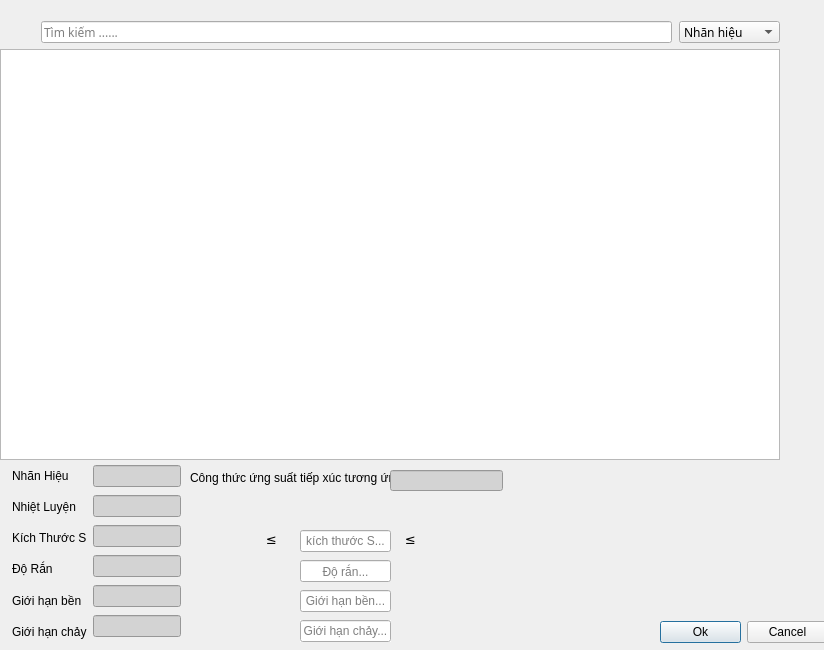
<?xml version="1.0" encoding="UTF-8"?>
<ui version="4.0">
 <class>Data_table</class>
 <widget class="QDialog" name="Data_table">
  <property name="geometry">
   <rect>
    <x>0</x>
    <y>0</y>
    <width>824</width>
    <height>650</height>
   </rect>
  </property>
  <property name="windowTitle">
   <string>Dialog</string>
  </property>
  <widget class="QTableView" name="tableView">
   <property name="geometry">
    <rect>
     <x>0</x>
     <y>49</y>
     <width>780</width>
     <height>411</height>
    </rect>
   </property>
   <property name="maximumSize">
    <size>
     <width>780</width>
     <height>420</height>
    </size>
   </property>
   <property name="font">
    <font>
     <family>Tahoma</family>
    </font>
   </property>
   <property name="cursor" stdset="0">
    <cursorShape>PointingHandCursor</cursorShape>
   </property>
   <property name="editTriggers">
    <set>QAbstractItemView::AnyKeyPressed|QAbstractItemView::EditKeyPressed</set>
   </property>
  </widget>
  <widget class="QWidget" name="layoutWidget">
   <property name="geometry">
    <rect>
     <x>12</x>
     <y>463</y>
     <width>169</width>
     <height>181</height>
    </rect>
   </property>
   <layout class="QHBoxLayout" name="horizontalLayout_2">
    <item>
     <layout class="QVBoxLayout" name="verticalLayout">
      <item>
       <widget class="QLabel" name="label_2">
        <property name="text">
         <string>Nhãn Hiệu</string>
        </property>
       </widget>
      </item>
      <item>
       <widget class="QLabel" name="label_3">
        <property name="text">
         <string>Nhiệt Luyện</string>
        </property>
       </widget>
      </item>
      <item>
       <widget class="QLabel" name="label_4">
        <property name="text">
         <string>Kích Thước S</string>
        </property>
       </widget>
      </item>
      <item>
       <widget class="QLabel" name="label_7">
        <property name="text">
         <string>Độ Rắn</string>
        </property>
       </widget>
      </item>
      <item>
       <widget class="QLabel" name="label_5">
        <property name="text">
         <string>Giới hạn bền</string>
        </property>
       </widget>
      </item>
      <item>
       <widget class="QLabel" name="label_6">
        <property name="text">
         <string>Giới hạn chảy</string>
        </property>
       </widget>
      </item>
     </layout>
    </item>
    <item>
     <layout class="QVBoxLayout" name="verticalLayout_4">
      <item>
       <widget class="QLineEdit" name="Nhan_Hieu">
        <property name="styleSheet">
         <string notr="true">background:  lightgrey</string>
        </property>
        <property name="text">
         <string/>
        </property>
        <property name="echoMode">
         <enum>QLineEdit::Normal</enum>
        </property>
        <property name="readOnly">
         <bool>true</bool>
        </property>
       </widget>
      </item>
      <item>
       <widget class="QLineEdit" name="Nhiet_luyen">
        <property name="styleSheet">
         <string notr="true">background:  lightgrey</string>
        </property>
        <property name="readOnly">
         <bool>true</bool>
        </property>
       </widget>
      </item>
      <item>
       <widget class="QLineEdit" name="Kich_Thuoc">
        <property name="styleSheet">
         <string notr="true">background:  lightgrey</string>
        </property>
        <property name="readOnly">
         <bool>true</bool>
        </property>
       </widget>
      </item>
      <item>
       <widget class="QLineEdit" name="Gioi_han_chay_3">
        <property name="styleSheet">
         <string notr="true">background:  lightgrey</string>
        </property>
        <property name="readOnly">
         <bool>true</bool>
        </property>
       </widget>
      </item>
      <item>
       <widget class="QLineEdit" name="Do_Ran_2">
        <property name="styleSheet">
         <string notr="true">background:  lightgrey</string>
        </property>
        <property name="readOnly">
         <bool>true</bool>
        </property>
       </widget>
      </item>
      <item>
       <widget class="QLineEdit" name="Gioi_han_ben_3">
        <property name="styleSheet">
         <string notr="true">background:  lightgrey</string>
        </property>
        <property name="readOnly">
         <bool>true</bool>
        </property>
       </widget>
      </item>
     </layout>
    </item>
   </layout>
  </widget>
  <widget class="QWidget" name="layoutWidget">
   <property name="geometry">
    <rect>
     <x>660</x>
     <y>620</y>
     <width>168</width>
     <height>24</height>
    </rect>
   </property>
   <layout class="QHBoxLayout" name="horizontalLayout_3">
    <item>
     <widget class="QPushButton" name="pushButton">
      <property name="font">
       <font>
        <family>MS Shell Dlg 2</family>
       </font>
      </property>
      <property name="text">
       <string>Ok</string>
      </property>
     </widget>
    </item>
    <item>
     <widget class="QPushButton" name="pushButton_2">
      <property name="text">
       <string>Cancel</string>
      </property>
     </widget>
    </item>
   </layout>
  </widget>
  <widget class="QLineEdit" name="Do_Ran">
   <property name="geometry">
    <rect>
     <x>300</x>
     <y>560</y>
     <width>91</width>
     <height>22</height>
    </rect>
   </property>
   <property name="text">
    <string/>
   </property>
   <property name="echoMode">
    <enum>QLineEdit::Normal</enum>
   </property>
   <property name="alignment">
    <set>Qt::AlignCenter</set>
   </property>
   <property name="placeholderText">
    <string>Độ rắn...</string>
   </property>
  </widget>
  <widget class="QLineEdit" name="kich_thuoc">
   <property name="geometry">
    <rect>
     <x>300</x>
     <y>530</y>
     <width>91</width>
     <height>22</height>
    </rect>
   </property>
   <property name="layoutDirection">
    <enum>Qt::LeftToRight</enum>
   </property>
   <property name="echoMode">
    <enum>QLineEdit::Normal</enum>
   </property>
   <property name="alignment">
    <set>Qt::AlignCenter</set>
   </property>
   <property name="placeholderText">
    <string>kích thước S...</string>
   </property>
  </widget>
  <widget class="QLineEdit" name="Gioi_han_chay_2">
   <property name="geometry">
    <rect>
     <x>300</x>
     <y>620</y>
     <width>91</width>
     <height>22</height>
    </rect>
   </property>
   <property name="autoFillBackground">
    <bool>true</bool>
   </property>
   <property name="echoMode">
    <enum>QLineEdit::Normal</enum>
   </property>
   <property name="alignment">
    <set>Qt::AlignCenter</set>
   </property>
   <property name="placeholderText">
    <string>Giới hạn chảy...</string>
   </property>
  </widget>
  <widget class="QLineEdit" name="Gioi_han_ben_2">
   <property name="geometry">
    <rect>
     <x>300</x>
     <y>590</y>
     <width>91</width>
     <height>22</height>
    </rect>
   </property>
   <property name="text">
    <string/>
   </property>
   <property name="echoMode">
    <enum>QLineEdit::Normal</enum>
   </property>
   <property name="alignment">
    <set>Qt::AlignCenter</set>
   </property>
   <property name="placeholderText">
    <string>Giới hạn bền...</string>
   </property>
  </widget>
  <widget class="QLabel" name="label_8">
   <property name="geometry">
    <rect>
     <x>190</x>
     <y>470</y>
     <width>211</width>
     <height>16</height>
    </rect>
   </property>
   <property name="text">
    <string>Công thức ứng suất tiếp xúc tương ứng :</string>
   </property>
  </widget>
  <widget class="QLineEdit" name="Cong_thuc_tuong_ung">
   <property name="geometry">
    <rect>
     <x>390</x>
     <y>470</y>
     <width>113</width>
     <height>21</height>
    </rect>
   </property>
   <property name="styleSheet">
    <string notr="true">background:  lightgrey</string>
   </property>
   <property name="readOnly">
    <bool>true</bool>
   </property>
  </widget>
  <widget class="QPushButton" name="pushButton_3">
   <property name="geometry">
    <rect>
     <x>10</x>
     <y>20</y>
     <width>31</width>
     <height>22</height>
    </rect>
   </property>
   <property name="maximumSize">
    <size>
     <width>41</width>
     <height>22</height>
    </size>
   </property>
   <property name="text">
    <string/>
   </property>
   <property name="icon">
    <iconset resource="qml.qrc">
     <normaloff>:/dowload/Anh_cua_app+do_an/Search.png</normaloff>:/dowload/Anh_cua_app+do_an/Search.png</iconset>
   </property>
   <property name="iconSize">
    <size>
     <width>40</width>
     <height>22</height>
    </size>
   </property>
   <property name="flat">
    <bool>true</bool>
   </property>
  </widget>
  <widget class="QLabel" name="label">
   <property name="geometry">
    <rect>
     <x>31</x>
     <y>21</y>
     <width>16</width>
     <height>16</height>
    </rect>
   </property>
   <property name="text">
    <string/>
   </property>
  </widget>
  <widget class="QWidget" name="layoutWidget">
   <property name="geometry">
    <rect>
     <x>781</x>
     <y>50</y>
     <width>42</width>
     <height>411</height>
    </rect>
   </property>
   <layout class="QVBoxLayout" name="verticalLayout_2">
    <item>
     <widget class="QPushButton" name="ADD_button">
      <property name="maximumSize">
       <size>
        <width>40</width>
        <height>40</height>
       </size>
      </property>
      <property name="cursor">
       <cursorShape>PointingHandCursor</cursorShape>
      </property>
      <property name="styleSheet">
       <string notr="true">  #ADD_button{  border-width: 9px;
    border-radius: 15px;
    border-color:rgba(0,0,0,0.5); ;
    font: bold 14px;
    padding: 1px}
#ADD_button:hover{
background-color:	rgba(116, 114, 157, 0.2);
}
</string>
      </property>
      <property name="text">
       <string/>
      </property>
      <property name="icon">
       <iconset resource="qml.qrc">
        <normaloff>:/dowload/Anh_cua_app+do_an/Add.png</normaloff>:/dowload/Anh_cua_app+do_an/Add.png</iconset>
      </property>
      <property name="iconSize">
       <size>
        <width>38</width>
        <height>38</height>
       </size>
      </property>
      <property name="flat">
       <bool>false</bool>
      </property>
     </widget>
    </item>
    <item>
     <widget class="QPushButton" name="EDIT_Button">
      <property name="maximumSize">
       <size>
        <width>40</width>
        <height>40</height>
       </size>
      </property>
      <property name="cursor">
       <cursorShape>PointingHandCursor</cursorShape>
      </property>
      <property name="styleSheet">
       <string notr="true">  #EDIT_Button{  border-width: 9px;
    border-radius: 15px;
    border-color:rgba(0,0,0,0.5); ;
    font: bold 14px;
    padding: 1px}
#EDIT_Button:hover{
background-color:	rgba(116, 114, 157, 0.2);
}
</string>
      </property>
      <property name="text">
       <string/>
      </property>
      <property name="icon">
       <iconset resource="qml.qrc">
        <normaloff>:/dowload/Anh_cua_app+do_an/Edit.png</normaloff>:/dowload/Anh_cua_app+do_an/Edit.png</iconset>
      </property>
      <property name="iconSize">
       <size>
        <width>38</width>
        <height>38</height>
       </size>
      </property>
      <property name="flat">
       <bool>true</bool>
      </property>
     </widget>
    </item>
    <item>
     <widget class="QPushButton" name="DELETE_button">
      <property name="maximumSize">
       <size>
        <width>40</width>
        <height>40</height>
       </size>
      </property>
      <property name="cursor">
       <cursorShape>PointingHandCursor</cursorShape>
      </property>
      <property name="styleSheet">
       <string notr="true">  #DELETE_button{  border-width: 9px;
    border-radius: 15px;
    border-color:rgba(0,0,0,0.5); ;
    font: bold 14px;
    padding: 1px}
#DELETE_button:hover{
background-color:	rgba(116, 114, 157, 0.2);
}
</string>
      </property>
      <property name="text">
       <string/>
      </property>
      <property name="icon">
       <iconset resource="qml.qrc">
        <normaloff>:/dowload/Anh_cua_app+do_an/Delete.png</normaloff>:/dowload/Anh_cua_app+do_an/Delete.png</iconset>
      </property>
      <property name="iconSize">
       <size>
        <width>38</width>
        <height>38</height>
       </size>
      </property>
      <property name="flat">
       <bool>true</bool>
      </property>
     </widget>
    </item>
   </layout>
  </widget>
  <widget class="QWidget" name="layoutWidget">
   <property name="geometry">
    <rect>
     <x>40</x>
     <y>20</y>
     <width>741</width>
     <height>24</height>
    </rect>
   </property>
   <layout class="QHBoxLayout" name="horizontalLayout">
    <item>
     <widget class="QLineEdit" name="lineEdit">
      <property name="maximumSize">
       <size>
        <width>631</width>
        <height>22</height>
       </size>
      </property>
      <property name="font">
       <font>
        <family>Noto Sans</family>
        <pointsize>9</pointsize>
       </font>
      </property>
      <property name="placeholderText">
       <string>Tìm kiếm ......</string>
      </property>
     </widget>
    </item>
    <item>
     <widget class="QComboBox" name="comboBox">
      <property name="maximumSize">
       <size>
        <width>101</width>
        <height>22</height>
       </size>
      </property>
      <property name="font">
       <font>
        <family>Noto Sans</family>
        <pointsize>9</pointsize>
       </font>
      </property>
      <item>
       <property name="text">
        <string>Nhãn hiệu</string>
       </property>
      </item>
      <item>
       <property name="text">
        <string>Kích thước</string>
       </property>
      </item>
      <item>
       <property name="text">
        <string>Nhiệt luyện</string>
       </property>
      </item>
      <item>
       <property name="text">
        <string>Độ rắn</string>
       </property>
      </item>
      <item>
       <property name="text">
        <string>Giới hạn bền</string>
       </property>
      </item>
      <item>
       <property name="text">
        <string>Giới hạn chảy</string>
       </property>
      </item>
     </widget>
    </item>
   </layout>
  </widget>
  <widget class="QWidget" name="layoutWidget_2">
   <property name="geometry">
    <rect>
     <x>390</x>
     <y>530</y>
     <width>111</width>
     <height>17</height>
    </rect>
   </property>
   <layout class="QHBoxLayout" name="horizontalLayout_5">
    <item>
     <widget class="QLabel" name="label_12">
      <property name="maximumSize">
       <size>
        <width>20</width>
        <height>15</height>
       </size>
      </property>
      <property name="font">
       <font>
        <family>Noto Sans</family>
        <pointsize>10</pointsize>
       </font>
      </property>
      <property name="text">
       <string>≤</string>
      </property>
     </widget>
    </item>
    <item>
     <widget class="QLabel" name="label_11">
      <property name="maximumSize">
       <size>
        <width>40</width>
        <height>15</height>
       </size>
      </property>
      <property name="font">
       <font>
        <family>Noto Sans</family>
       </font>
      </property>
      <property name="text">
       <string/>
      </property>
     </widget>
    </item>
   </layout>
  </widget>
  <widget class="QWidget" name="layoutWidget_3">
   <property name="geometry">
    <rect>
     <x>190</x>
     <y>560</y>
     <width>111</width>
     <height>17</height>
    </rect>
   </property>
   <layout class="QHBoxLayout" name="horizontalLayout_7">
    <item>
     <widget class="QLabel" name="label_15">
      <property name="maximumSize">
       <size>
        <width>40</width>
        <height>15</height>
       </size>
      </property>
      <property name="font">
       <font>
        <family>Noto Sans</family>
       </font>
      </property>
      <property name="text">
       <string/>
      </property>
     </widget>
    </item>
    <item>
     <widget class="QLabel" name="label_16">
      <property name="maximumSize">
       <size>
        <width>20</width>
        <height>15</height>
       </size>
      </property>
      <property name="font">
       <font>
        <family>Noto Sans</family>
        <pointsize>10</pointsize>
       </font>
      </property>
      <property name="text">
       <string/>
      </property>
     </widget>
    </item>
   </layout>
  </widget>
  <widget class="QWidget" name="layoutWidget_4">
   <property name="geometry">
    <rect>
     <x>390</x>
     <y>560</y>
     <width>111</width>
     <height>17</height>
    </rect>
   </property>
   <layout class="QHBoxLayout" name="horizontalLayout_8">
    <item>
     <widget class="QLabel" name="label_17">
      <property name="maximumSize">
       <size>
        <width>20</width>
        <height>15</height>
       </size>
      </property>
      <property name="font">
       <font>
        <family>Noto Sans</family>
        <pointsize>10</pointsize>
       </font>
      </property>
      <property name="text">
       <string/>
      </property>
     </widget>
    </item>
    <item>
     <widget class="QLabel" name="label_18">
      <property name="maximumSize">
       <size>
        <width>40</width>
        <height>15</height>
       </size>
      </property>
      <property name="font">
       <font>
        <family>Noto Sans</family>
       </font>
      </property>
      <property name="text">
       <string/>
      </property>
     </widget>
    </item>
   </layout>
  </widget>
  <widget class="QWidget" name="layoutWidget_5">
   <property name="geometry">
    <rect>
     <x>190</x>
     <y>590</y>
     <width>111</width>
     <height>17</height>
    </rect>
   </property>
   <layout class="QHBoxLayout" name="horizontalLayout_9">
    <item>
     <widget class="QLabel" name="label_19">
      <property name="maximumSize">
       <size>
        <width>40</width>
        <height>15</height>
       </size>
      </property>
      <property name="font">
       <font>
        <family>Noto Sans</family>
       </font>
      </property>
      <property name="text">
       <string/>
      </property>
     </widget>
    </item>
    <item>
     <widget class="QLabel" name="label_20">
      <property name="maximumSize">
       <size>
        <width>20</width>
        <height>15</height>
       </size>
      </property>
      <property name="font">
       <font>
        <family>Noto Sans</family>
        <pointsize>10</pointsize>
       </font>
      </property>
      <property name="text">
       <string/>
      </property>
     </widget>
    </item>
   </layout>
  </widget>
  <widget class="QWidget" name="layoutWidget_6">
   <property name="geometry">
    <rect>
     <x>390</x>
     <y>590</y>
     <width>111</width>
     <height>17</height>
    </rect>
   </property>
   <layout class="QHBoxLayout" name="horizontalLayout_10">
    <item>
     <widget class="QLabel" name="label_21">
      <property name="maximumSize">
       <size>
        <width>20</width>
        <height>15</height>
       </size>
      </property>
      <property name="font">
       <font>
        <family>Noto Sans</family>
        <pointsize>10</pointsize>
       </font>
      </property>
      <property name="text">
       <string/>
      </property>
     </widget>
    </item>
    <item>
     <widget class="QLabel" name="label_22">
      <property name="maximumSize">
       <size>
        <width>40</width>
        <height>15</height>
       </size>
      </property>
      <property name="font">
       <font>
        <family>Noto Sans</family>
       </font>
      </property>
      <property name="text">
       <string/>
      </property>
     </widget>
    </item>
   </layout>
  </widget>
  <widget class="QWidget" name="layoutWidget_7">
   <property name="geometry">
    <rect>
     <x>190</x>
     <y>620</y>
     <width>111</width>
     <height>17</height>
    </rect>
   </property>
   <layout class="QHBoxLayout" name="horizontalLayout_11">
    <item>
     <widget class="QLabel" name="label_23">
      <property name="maximumSize">
       <size>
        <width>40</width>
        <height>15</height>
       </size>
      </property>
      <property name="font">
       <font>
        <family>Noto Sans</family>
       </font>
      </property>
      <property name="text">
       <string/>
      </property>
     </widget>
    </item>
    <item>
     <widget class="QLabel" name="label_24">
      <property name="maximumSize">
       <size>
        <width>20</width>
        <height>15</height>
       </size>
      </property>
      <property name="font">
       <font>
        <family>Noto Sans</family>
        <pointsize>10</pointsize>
       </font>
      </property>
      <property name="text">
       <string/>
      </property>
     </widget>
    </item>
   </layout>
  </widget>
  <widget class="QWidget" name="layoutWidget_8">
   <property name="geometry">
    <rect>
     <x>390</x>
     <y>620</y>
     <width>111</width>
     <height>17</height>
    </rect>
   </property>
   <layout class="QHBoxLayout" name="horizontalLayout_12">
    <item>
     <widget class="QLabel" name="label_25">
      <property name="maximumSize">
       <size>
        <width>20</width>
        <height>15</height>
       </size>
      </property>
      <property name="font">
       <font>
        <family>Noto Sans</family>
        <pointsize>10</pointsize>
       </font>
      </property>
      <property name="text">
       <string/>
      </property>
     </widget>
    </item>
    <item>
     <widget class="QLabel" name="label_26">
      <property name="maximumSize">
       <size>
        <width>40</width>
        <height>15</height>
       </size>
      </property>
      <property name="font">
       <font>
        <family>Noto Sans</family>
       </font>
      </property>
      <property name="text">
       <string/>
      </property>
     </widget>
    </item>
   </layout>
  </widget>
  <widget class="QWidget" name="">
   <property name="geometry">
    <rect>
     <x>190</x>
     <y>530</y>
     <width>111</width>
     <height>17</height>
    </rect>
   </property>
   <layout class="QHBoxLayout" name="horizontalLayout_4">
    <item>
     <widget class="QLabel" name="label_9">
      <property name="maximumSize">
       <size>
        <width>40</width>
        <height>15</height>
       </size>
      </property>
      <property name="font">
       <font>
        <family>Noto Sans</family>
       </font>
      </property>
      <property name="text">
       <string/>
      </property>
     </widget>
    </item>
    <item>
     <widget class="QLabel" name="label_10">
      <property name="maximumSize">
       <size>
        <width>20</width>
        <height>15</height>
       </size>
      </property>
      <property name="font">
       <font>
        <family>Noto Sans</family>
        <pointsize>10</pointsize>
       </font>
      </property>
      <property name="text">
       <string>≤</string>
      </property>
     </widget>
    </item>
   </layout>
  </widget>
 </widget>
 <resources>
  <include location="qml.qrc"/>
 </resources>
 <connections/>
</ui>
